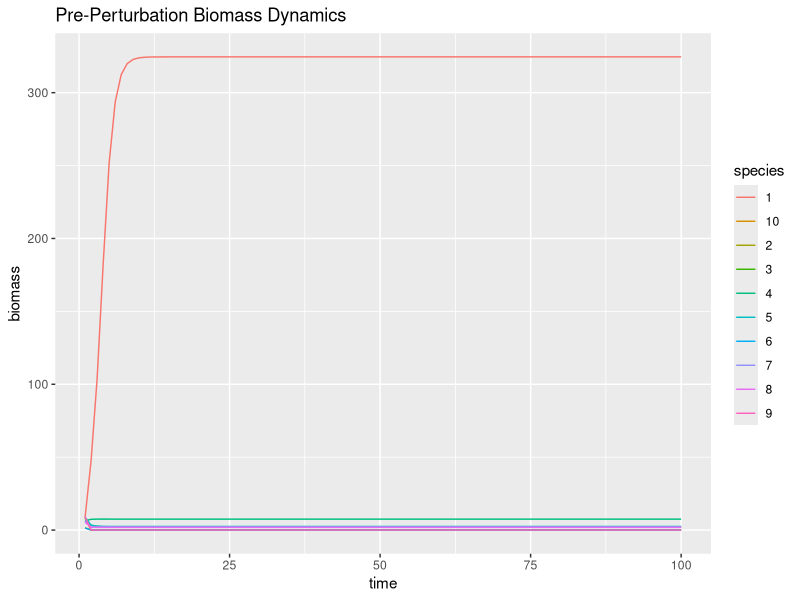
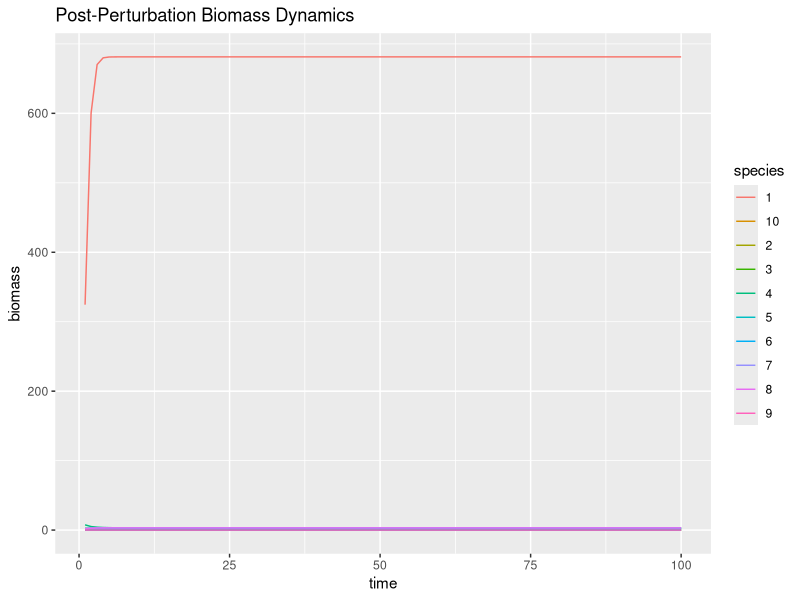

Recreate these plots in R, in order. (Note: this script raises an error after producing the figures.)
# Load necessary libraries
library(ggplot2)
library(deSolve)
library(Matrix)
library(dplyr)
library(tidyr)

# Define parameters for dynamic simulation
params <- list(
  S = 10, # number of species
  C = 0.2, # connectance of the food web
  aij_params = c(0, 0.5), # minimum and maximum interspecific effect of predation
  mu_delta_r = 0, # mean responses to perturbation
  sd_delta_r = 0.5, # sd of response to perturbation
  covMatrix_type = "positive", # type of covariance (mixed or all positive)
  sd_X = rep(1, 10), # standard deviations of responses for each species
  maxt = 100 # maximum time for dynamics
)

# Function to create a correlation matrix
createCorMat <- function(S, type){
  if (type == "positive"){
    cor <- runif((S*(S-1)/2), 0, 1)
  } else if (type == "mixed"){
    cor <- runif((S*(S-1)/2), -1, 1)
  } else {
    stop("type not defined")
  }
  corMat <- matrix(1, nrow = S, ncol = S)
  corMat[upper.tri(corMat)] <- cor
  corMat <- corMat * t(corMat)
  return(corMat)
}

# Function to simulate quantitative network
sim_quantitative_network <- function(Net_type, S, C, aij_params) {
  A <- matrix(0, S, S)
  n_pairs <- S * (S - 1) / 2
  B <- runif(n_pairs) <= C
  if (Net_type == "predator-prey") { 
    aij <- -abs(rnorm(n_pairs, aij_params[1], aij_params[2]))
    A[upper.tri(A)] <- B * aij
    A <- t(A)
    aij <- abs(rnorm(n_pairs, aij_params[1], aij_params[2]))
    A[upper.tri(A)] <- B * aij
  } 
  diag(A) <- -runif(S, min = 0, max = 1)
  while(max(Re(eigen(A)$values)) > 0){
    diag(A) <- -runif(S, min = 0, max = 1)
  }
  return(A)
}

# Function to simulate dynamics
fw.model <- function(t, B, params) {
  with(as.list(c(B, params)), {
    B[B < 10^-8] <- 0 
    dBdt <- (params$r + params$A %*% B) * B
    list(dBdt)
  })
}

simulate_dynamics_c <- function(params, model, init_biomass = runif(params$S, min = 1, max = 10)) {
  init_biomass <- as.numeric(init_biomass)
  times <- seq(from = 1, to = params$maxt)
  out <- deSolve::ode(
    y = init_biomass,
    times = times,
    func = fw.model,
    parms = params
  ) %>% as.data.frame()
  return(out)
}

# Function to simulate response
simulate_response <- function(S, C, aij_params, mu_delta_r, sd_delta_r, covMatrix_type, sd_X, maxt){
  corMat <- createCorMat(S, covMatrix_type)
  covMat <- as.matrix(Matrix::nearPD(sd_X %*% t(sd_X) * corMat)$mat)
  A <- sim_quantitative_network("predator-prey", S = S, C = C, aij_params = aij_params)
  
  # Simulate pre-perturbation equilibrium
  dyn_params <- list(A = A, r = rep(1, S), S = S, maxt = maxt) 
  pre_perturb <- simulate_dynamics_c(dyn_params, fw.model)
  equilibrium_pre <- as.numeric(pre_perturb[nrow(pre_perturb), -1])
  
  # Calculate response to perturbation
  delta_r <- MASS::mvrnorm(n = 1, mu = rnorm(S, mu_delta_r, sd_delta_r), Sigma = covMat, empirical = FALSE)
  dyn_params$r <- dyn_params$r + delta_r 
  
  # Simulate post-perturbation equilibrium
  post_perturb <- simulate_dynamics_c(dyn_params, fw.model, init_biomass = equilibrium_pre)
  equilibrium_post <- as.numeric(post_perturb[nrow(post_perturb), -1])
  
  df <- data.frame(species = paste0("sp", c(1:S)), X_pre = equilibrium_pre, X_post = equilibrium_post)
  return(list(df = df, pre_perturb = pre_perturb, post_perturb = post_perturb, Sigma = covMat))
}




########################################################## DEMONSTRATION

# Run the simulation for demonstration
result <- simulate_response(params$S, params$C, params$aij_params, params$mu_delta_r, params$sd_delta_r, params$covMatrix_type, params$sd_X, params$maxt)

# Plot species biomass dynamics
pre_perturb_long <- result$pre_perturb %>%
  pivot_longer(-time, names_to = "species", values_to = "biomass")

post_perturb_long <- result$post_perturb %>%
  pivot_longer(-time, names_to = "species", values_to = "biomass")

p1 <- ggplot(pre_perturb_long, aes(x = time, y = biomass, color = species)) +
  geom_line() +
  ggtitle("Pre-Perturbation Biomass Dynamics")

p2 <- ggplot(post_perturb_long, aes(x = time, y = biomass, color = species)) +
  geom_line() +
  ggtitle("Post-Perturbation Biomass Dynamics")

# Plot the covariance matrix
p3 <- result$Sigma %>%
  as_tibble() %>%
  rownames_to_column("Var1") %>%
  pivot_longer(-Var1, names_to = "Var2", values_to = "value") %>%
  ggplot(aes(Var1, Var2)) +
  geom_tile(aes(fill = value)) +
  scale_fill_distiller(palette = "RdBu", direction = -1, limits = c(-1,1)*max(abs(result$Sigma))) +
  ggtitle("Covariance Matrix")

# Display the plots
print(p1)
print(p2)
print(p3)


########################################################## SIMULATION

# Save necessary data to make these plots
out <- data.frame()

params$mu_delta_r <- 0
params$sd_delta_r <- 0.1
for (i in 1:100){
  X <- with(params, simulate_response(S, C, aij_params, mu_delta_r, sd_delta_r, covMatrix_type, sd_X, maxt)$df)
  out <- rbind(
    out,
    data.frame(covtype = "mixed", perturbation = "weak", sum_deltaX = sum(X$X_pre - X$X_post), sd_deltaX = sd(X$X_pre - X$X_post))
  )
}

params$mu_delta_r <- 0
params$sd_delta_r <- 2
for (i in 1:100){
  X <- with(params, simulate_response(S, C, aij_params, mu_delta_r, sd_delta_r, covMatrix_type, sd_X, maxt)$df)
  out <- rbind(
    out,
    data.frame(covtype = "mixed", perturbation = "strong", sum_deltaX = sum(X$X_pre - X$X_post), sd_deltaX = sd(X$X_pre - X$X_post))
  )
}

# Plot results of perturbation scenarios
p4 <- ggplot(out) +
  geom_boxplot(aes(x = covtype, y = sum_deltaX, fill = perturbation)) +
  lims(y = c(-100, 100)) +
  ggtitle("Sum of Biomass Changes Across Scenarios")

p5 <- ggplot(out) +
  geom_boxplot(aes(x = covtype, y = sd_deltaX, fill = perturbation)) +
  lims(y = c(0, 25)) +
  ggtitle("Standard Deviation of Biomass Changes Across Scenarios")

# Display scenario plots
print(p4)
print(p5)


########################################
